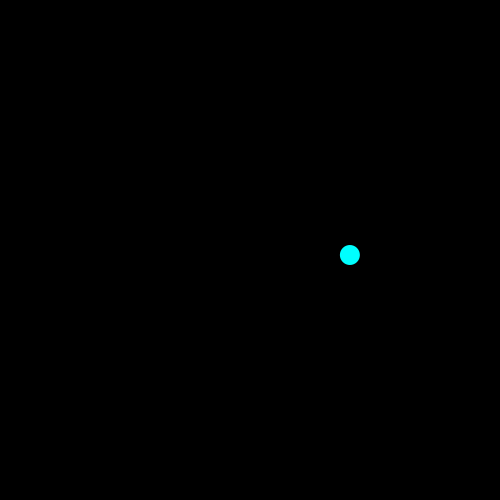
Frame 1 (no input)
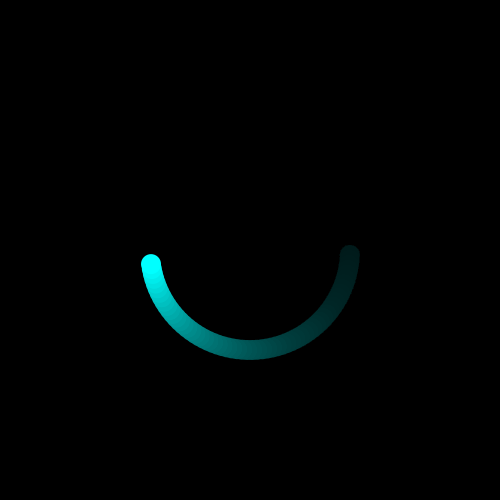
Frame 60 (the mouse pressed at the canvas centre just before this capture)
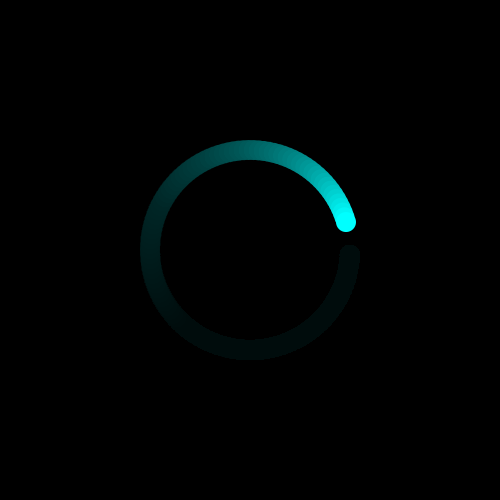
Frame 120 (the mouse held since frame 60 and released just before this capture)

The Processing sketch that drew these frames (run headless with seeded random() and noise(); from frame 60 on, the mouse is pressed at the canvas centre):

// Processing sketch: day4_03b_time_LoadingCircle
// ── day4_03b_time_LoadingCircle.pde
//MAKE A LOADING CIRCLE
//Without using Polar coordinates/changing space, but changing time a.k.a incrementing frameCount

float r = 100;
float speed = 0.05;

void setup() {
  size(500,500);
  background(0);
  smooth();
}

void draw() {
  fill(0,10);
  rect(0,0,width,height);
  
  float x = r * cos(frameCount*speed);
  float y = r * sin(frameCount*speed);
  
//  translate(width/2, height/2);
  fill(0,255,255);
  noStroke();
  ellipse(x+width/2, y+height/2, 20, 20);
 
}
